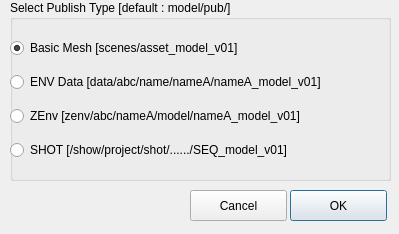
<?xml version="1.0" encoding="UTF-8"?>
<ui version="4.0">
 <class>Dialog</class>
 <widget class="QDialog" name="Dialog">
  <property name="geometry">
   <rect>
    <x>0</x>
    <y>0</y>
    <width>399</width>
    <height>234</height>
   </rect>
  </property>
  <property name="windowTitle">
   <string>SelectExportType</string>
  </property>
  <widget class="QGroupBox" name="groupBox">
   <property name="geometry">
    <rect>
     <x>10</x>
     <y>0</y>
     <width>381</width>
     <height>181</height>
    </rect>
   </property>
   <property name="title">
    <string>Select Publish Type [default : model/pub/]</string>
   </property>
   <widget class="QWidget" name="verticalLayoutWidget">
    <property name="geometry">
     <rect>
      <x>0</x>
      <y>30</y>
      <width>381</width>
      <height>141</height>
     </rect>
    </property>
    <layout class="QVBoxLayout" name="verticalLayout">
     <item>
      <widget class="QRadioButton" name="meshRadioButton">
       <property name="text">
        <string>Basic Mesh [scenes/asset_model_v01]</string>
       </property>
       <property name="checked">
        <bool>true</bool>
       </property>
      </widget>
     </item>
     <item>
      <widget class="QRadioButton" name="envRadioButton">
       <property name="text">
        <string>ENV Data [data/abc/name/nameA/nameA_model_v01]</string>
       </property>
      </widget>
     </item>
     <item>
      <widget class="QRadioButton" name="zenvRadioButton">
       <property name="text">
        <string>ZEnv [zenv/abc/nameA/model/nameA_model_v01]</string>
       </property>
      </widget>
     </item>
     <item>
      <widget class="QRadioButton" name="shotRadioButton">
       <property name="text">
        <string>SHOT [/show/project/shot/....../SEQ_model_v01]</string>
       </property>
      </widget>
     </item>
    </layout>
   </widget>
  </widget>
  <widget class="QPushButton" name="okButton">
   <property name="geometry">
    <rect>
     <x>290</x>
     <y>190</y>
     <width>97</width>
     <height>31</height>
    </rect>
   </property>
   <property name="text">
    <string>OK</string>
   </property>
  </widget>
  <widget class="QPushButton" name="cancelButton">
   <property name="geometry">
    <rect>
     <x>190</x>
     <y>190</y>
     <width>97</width>
     <height>31</height>
    </rect>
   </property>
   <property name="text">
    <string>Cancel</string>
   </property>
  </widget>
 </widget>
 <resources/>
 <connections/>
</ui>
